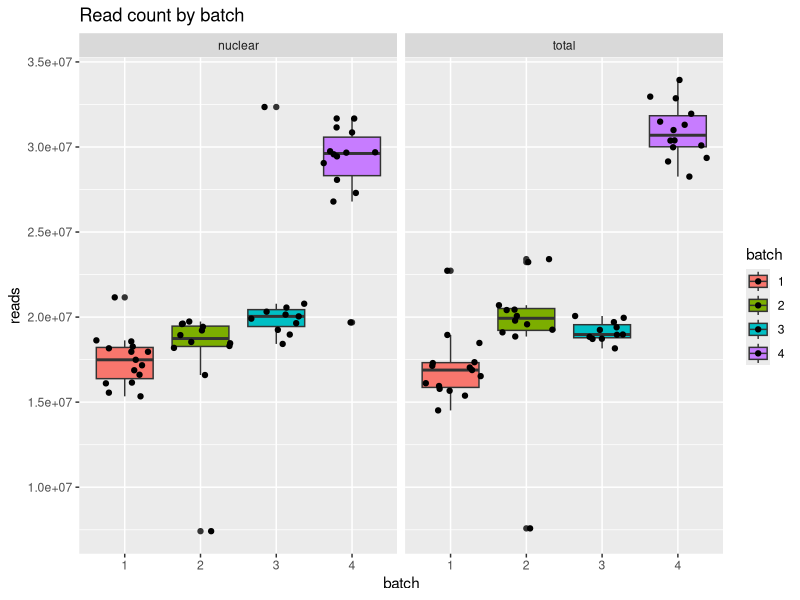
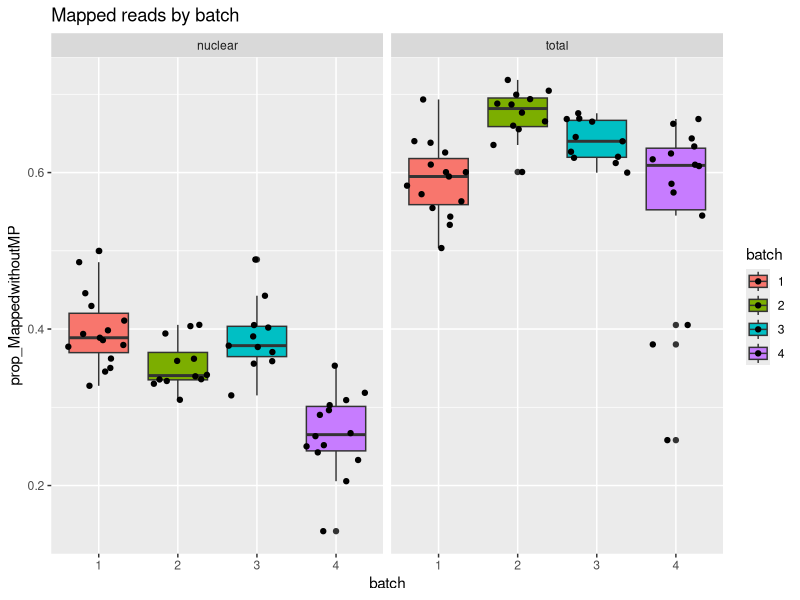
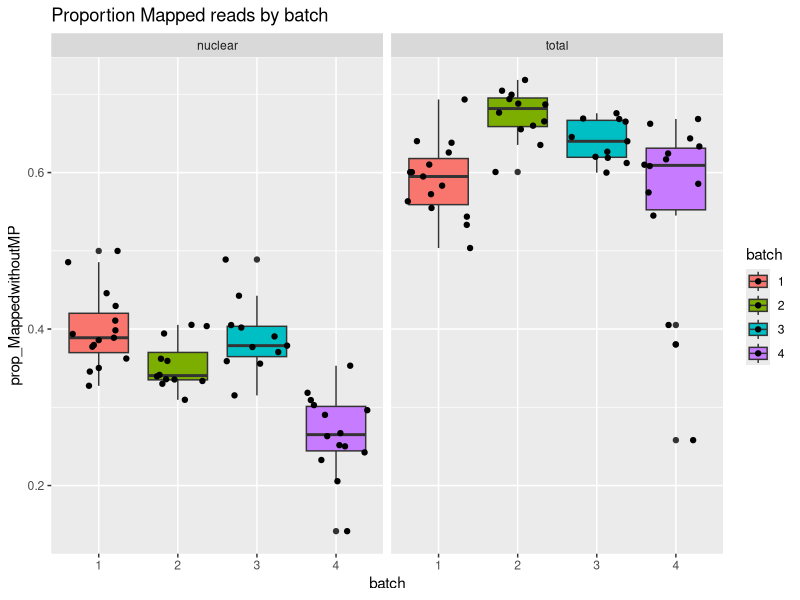
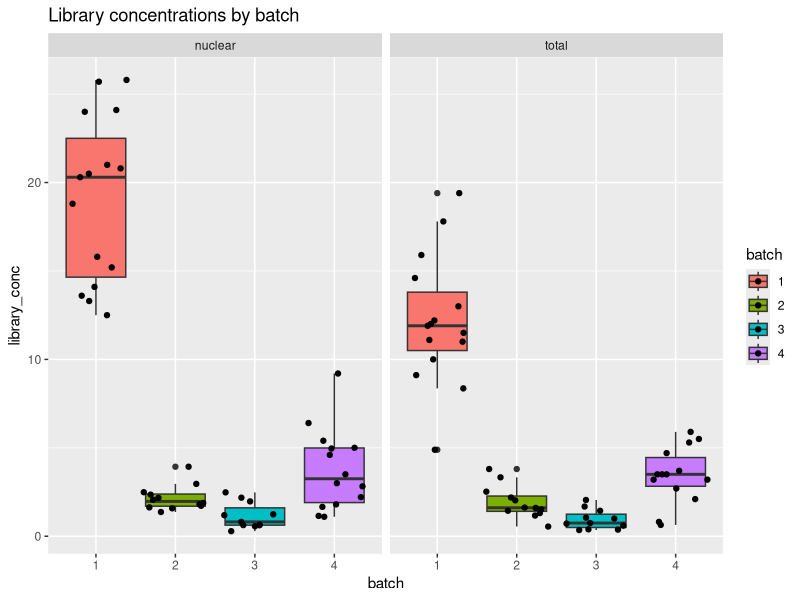

R code for these plots, in order:
## ---- chunk 1
knitr::opts_chunk$set(echo = TRUE)
## ---- chunk 2
library(tidyverse)
## ---- chunk 3
metadata=read.table("../data/MetaDataSequencing.txt",header = T)
meta_T=metadata %>% filter(grepl("T", Sample_ID)) %>% mutate(samp=paste("X", Sample_ID, sep=""))
meta_N=metadata %>% filter(grepl("N", Sample_ID)) %>%  mutate(samp=paste("X", Sample_ID, sep=""))
## ---- chunk 4
metadata$batch=as.factor(metadata$batch)
ggplot(metadata, aes(x=batch, group=batch, y=reads, fill=batch)) + geom_boxplot() + geom_jitter() + facet_grid(~fraction) + labs(title="Read count by batch")
## ---- chunk 5
ggplot(metadata, aes(x=batch, group=batch, y=prop_MappedwithoutMP, fill=batch)) + geom_boxplot() + geom_jitter() + facet_grid(~fraction) + labs(title="Mapped reads by batch")
## ---- chunk 6
ggplot(metadata, aes(x=batch, group=batch, y=prop_MappedwithoutMP, fill=batch)) + geom_boxplot() + geom_jitter() + facet_grid(~fraction) + labs(title="Proportion Mapped reads by batch")
## ---- chunk 7
ggplot(metadata, aes(x=batch, group=batch, y=library_conc, fill=batch)) + geom_boxplot() + geom_jitter() + facet_grid(~fraction) + labs(title="Library concentrations by batch")
